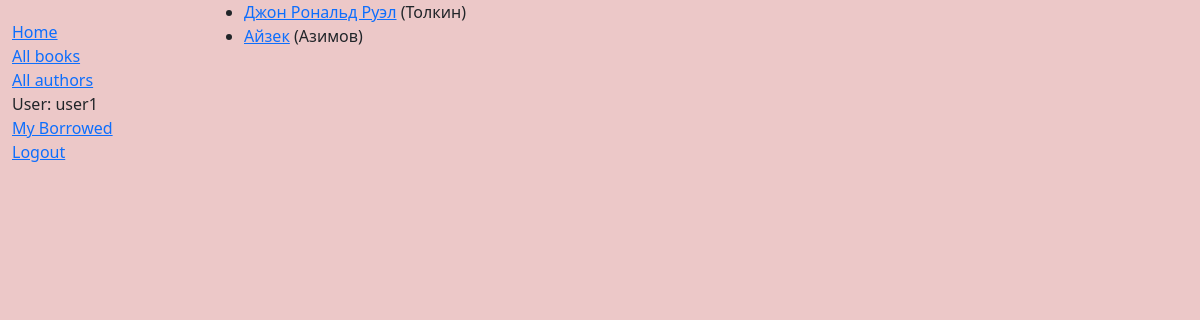
The page /authors (signed in) on the database its author committed.
### catalog/models.py (models this page shows, shortened)
class Author(models.Model):
    first_name = models.CharField(max_length=100)
    last_name = models.CharField(max_length=100)
    date_of_birth = models.DateField(null=True, blank=True)
    date_of_death = models.DateField('Умер', null=True, blank=True)
    def get_absolute_url(self):
        return reverse('author-detail', args=[str(self.id)])

### catalog/views.py (the view)
# urls.py: path('authors', views.AuthorListView.as_view(), name='authors'),
class AuthorListView(generic.ListView):
    model = Author
    template_name = 'catalog/authors.html'

### catalog/templates/catalog/authors.html
{% extends 'catalog/layout.html' %}
{% block content %}
    {% if author_list %}
    <ul>
    {% for author in author_list %}
    <li>
        <a href="{{ author.get_absolute_url }}">{{ author.first_name }}</a> ({{author.last_name}})
    </li>
    {% endfor %}
    </ul>
    {% else %}
    <p>There are no books in the library.</p>
    {% endif %}
{% endblock %}

### catalog/templates/catalog/layout.html (shortened to what this page needs)
{% load static %}
<!DOCTYPE html>
<html lang="ru">
<head>
    <link rel="stylesheet" href="{% static 'catalog/css/bootstrap.min.css' %}">
    <link rel="stylesheet" href="{% static 'catalog/css/main.css' %}">
    <link rel="stylesheet" href="{% static 'catalog/css/all.css' %}">
    <link rel="stylesheet" href="https://use.fontawesome.com/releases/v5.15.4/css/all.css">
</head>
<body>
    <div class="container-fluid">
        <div class="row">
            <div class="col-sm-2">
            {% block sidebar %}
            <ul class="sidebar-nav">
                <li><a href="{% url 'index' %}">Home</a></li>
                <li><a href="{% url 'books' %}">All books</a></li>
                <li><a href="{% url 'authors' %}">All authors</a></li>
            {% if user.is_authenticated %}
                <li>User: {{ user.get_username }}</li>
                <li><a href="{% url 'my-borrowed' %}">My Borrowed</a></li>
                <li><a href="{% url 'logout'%}?next={{request.path}}">Logout</a></li>
            {% else %}
                <li><a href="{% url 'login'%}?next={{request.path}}">Login</a></li>
            {% endif %}
            </ul>
            {% endblock %}
        </div>
        <div class="col-sm-10 ">
            {% block content %}{% endblock %}
          </div>
        </div>
    </div>
</body>
</html>

### catalog/static/catalog/css/main.css (style rules this page uses)
body { background-color: rgb(236, 200, 200); }
.sidebar-nav { margin-top: 20px; padding: 0; list-style: none; }

### rows shown on the page
Author: first_name "Джон Рональд Руэл", last_name "Толкин"
Author: first_name "Айзек", last_name "Азимов"

### other values the page prints
{{ user.get_username }} "user1"
